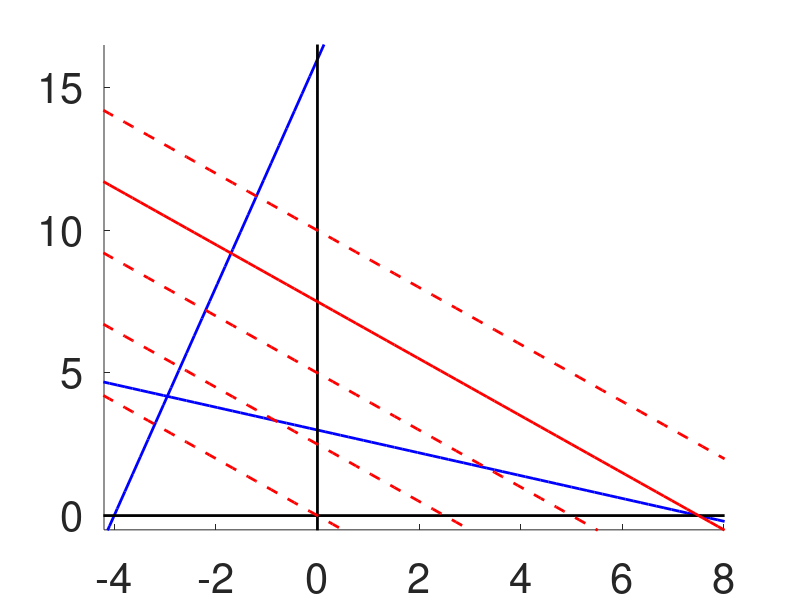

Here is the MATLAB script that generated this plot:
x = linspace(-5,10,100);
y1 = 4*x + 16;
y2 = -0.4*x + 3;
y3 = -x;
y4 = -x + 2.5;
y5 = -x + 5;
y6 = -x + 7.5;
y7 = -x + 10;

figure;
xlim([-4.2, 8]);
ylim([-0.5, 16.5]);
set(gca, 'fontsize', 30);
hold on;
plot(x, y1, 'color', 'b', 'linewidth', 2);
plot(x, y2, 'color', 'b', 'linewidth', 2);
plot([min(x),max(x)], [0,0], 'color', 'k', 'linewidth', 2);
plot([0,0], [min(y1),max(y1)], 'color', 'k', 'linewidth', 2);
plot(x, y3, 'color', 'r', 'linewidth', 2, 'linestyle', '--');
plot(x, y4, 'color', 'r', 'linewidth', 2, 'linestyle', '--');
plot(x, y5, 'color', 'r', 'linewidth', 2, 'linestyle', '--');
plot(x, y6, 'color', 'r', 'linewidth', 2, 'linestyle', '-');
plot(x, y7, 'color', 'r', 'linewidth', 2, 'linestyle', '--');